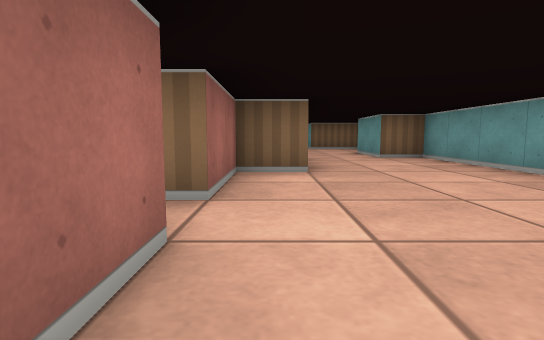
[1] (above)

24 first-person views from a walk through a cub3D maze. The camera is about half as high as the walls, tilts 6° down and sees 80° across. The floor is counted in squares. Each view is taken from the middle of a square. On the plan, view 1 faces up. The plan holds only what a view shows up to about 9 squares ahead; the rest is blank.

[2]
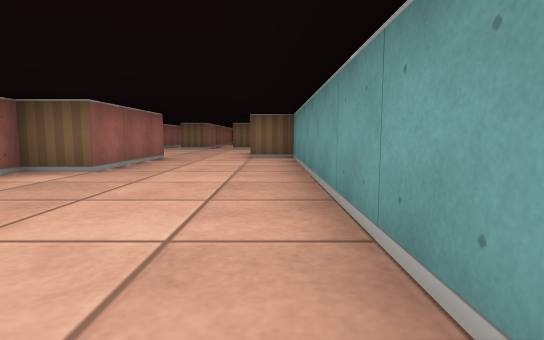

[3]
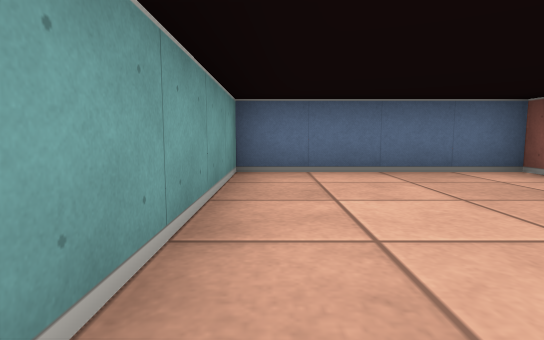

[4]
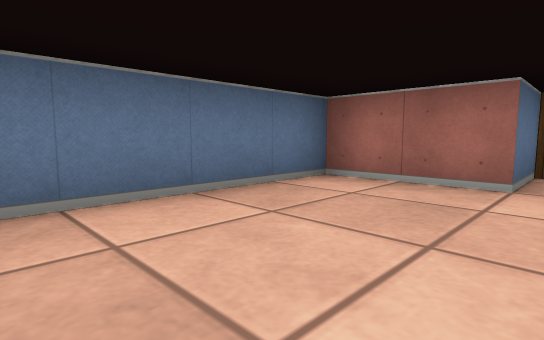

[5]
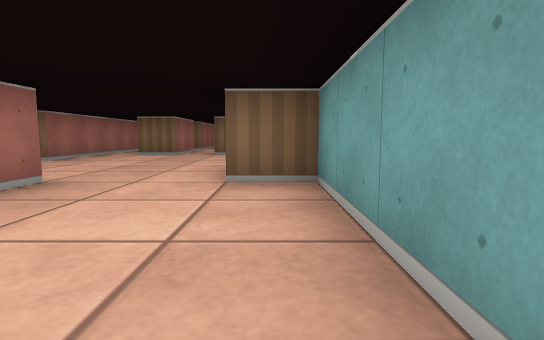

[6]
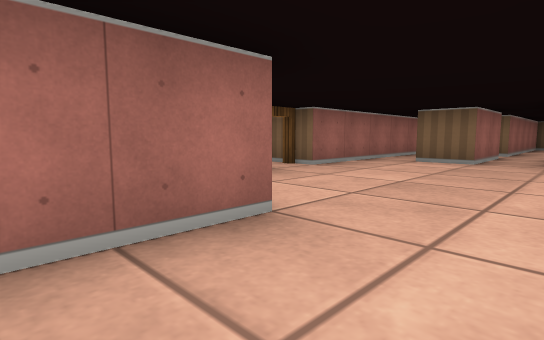

[7]
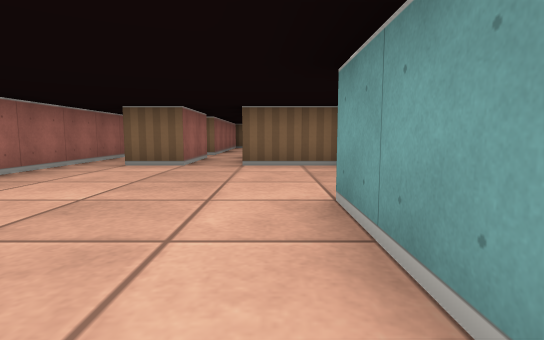

[8]
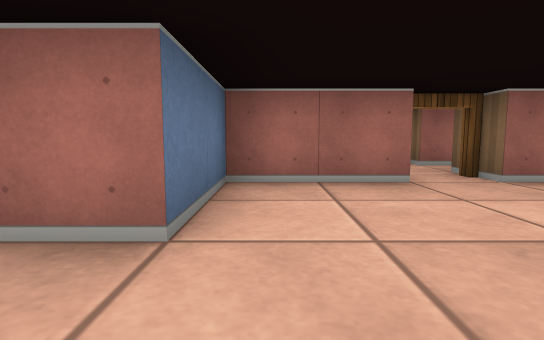

[9]
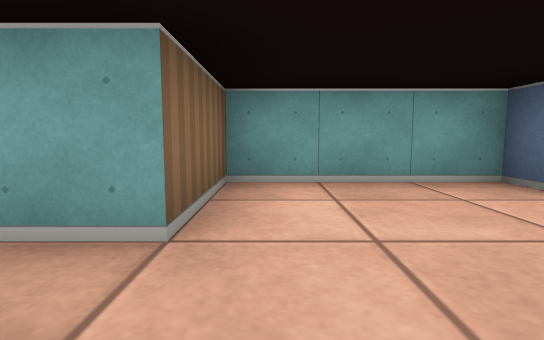

[10]
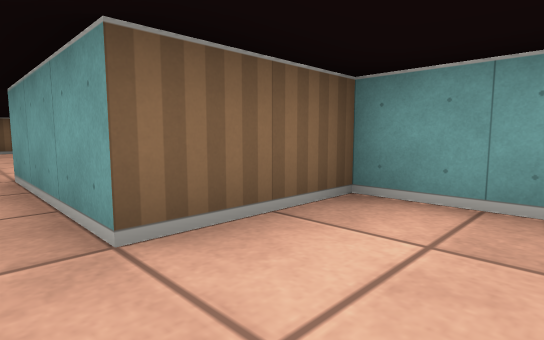

[11]
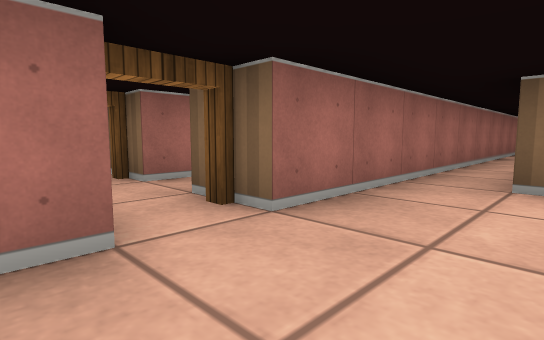

[12]
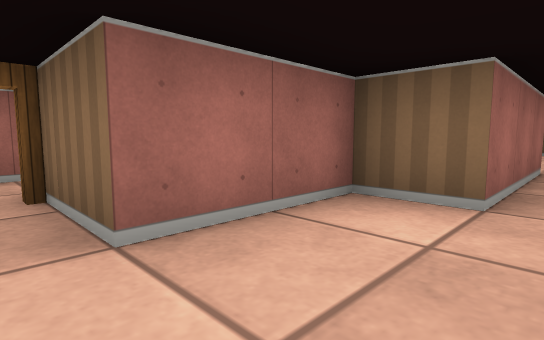

[13]
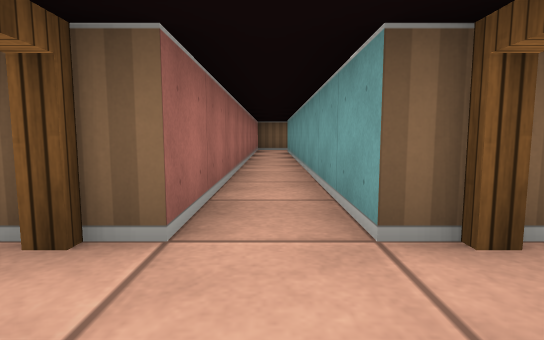

[14]
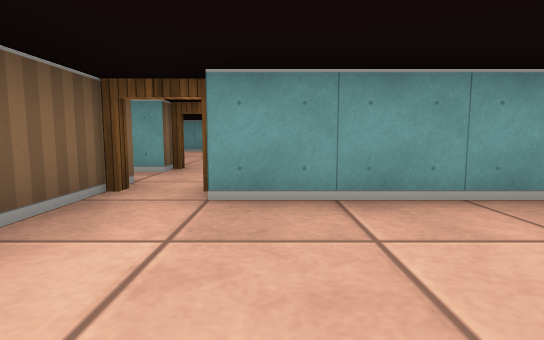

[15]
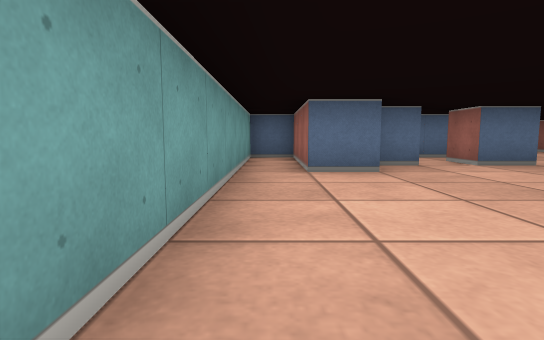

[16]
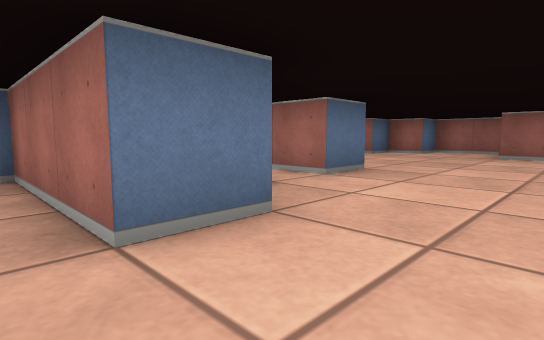

[17]
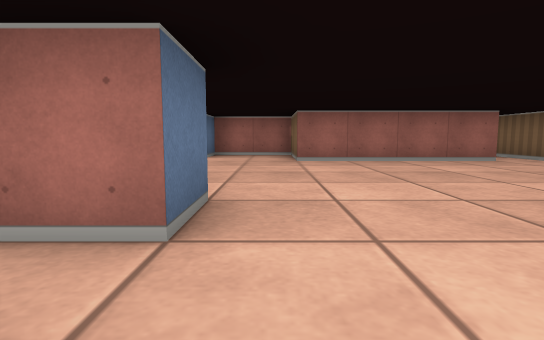

[18]
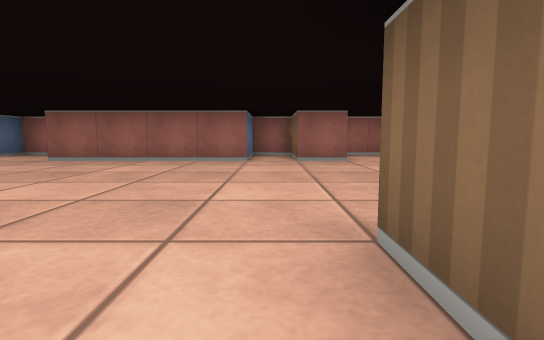

[19]
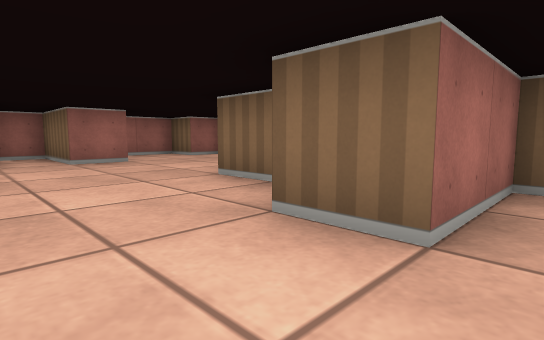

[20]
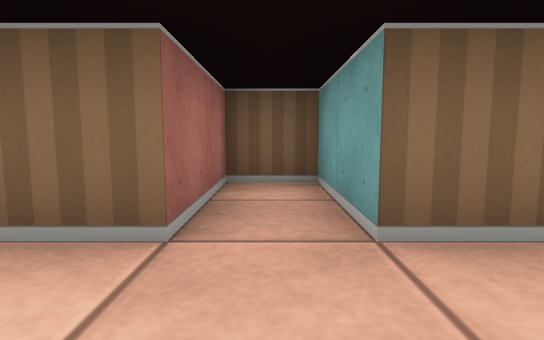

[21]
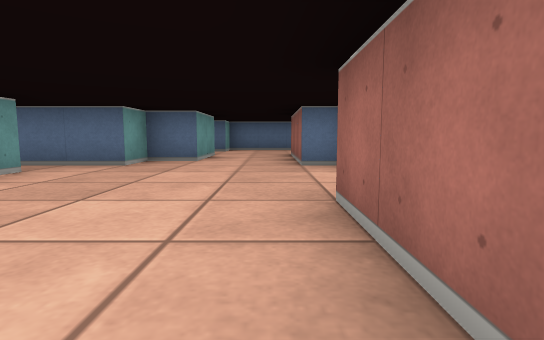

[22]
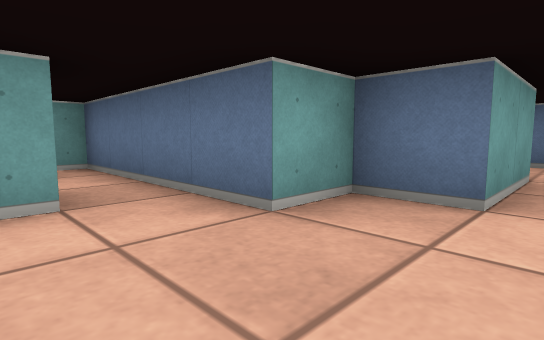

[23]
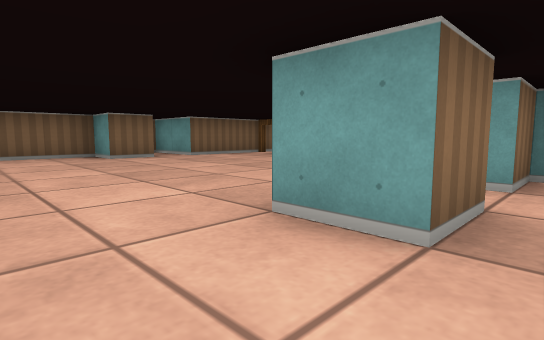

[24]
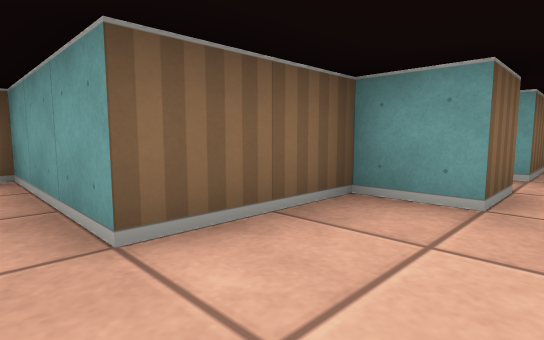

### Floor plan
Points are (right, up) in squares from view 1. A wall is a line through its corners. A room is listed if a view was taken in it or the views show most of it. See-through windows are left out.
Room 1 (views 1, 2, 3, 4, 5, 6, 7, 12)
walls: (-2, 1.5) (-0.5, 1.5) (-0.5, -0.5) (3.5, -0.5) (3.5, 7.5) (2.5, 7.5); (0.5, 7.5) (0.5, 4.5) (-0.5, 4.5) (-0.5, 2.5) (-2.1, 2.5)
ways out: opening at (1.5, 8) to room 2; open door at (-2, 2) to room 3
Room 2 (views 8, 9, 10, 11)
walls: (2.9, 9.5) (3.5, 9.5) (3.5, 12.5) (1.5, 12.5); (-1.5, 9.6) (-1.5, 7.5) (0.5, 7.5); (0.5, 12.5) (-0.5, 12.5); (2.5, 7.5) (2.5, 9.5); (-1.5, 14.5) (-1.5, 10.5)
ways out: opening at (1.5, 8) to room 1; open door at (-2, 10) to room 3; opening at (-1, 13.5); opening at (1, 13.5)
Room 3 (view 13)
walls: (-2.5, 10.5) (-2.5, 18); (-3.5, 17.8) (-3.5, 10.5)
ways out: open door at (-2, 2) to room 1; open door at (-2, 10) to room 2; open door at (-4, 10) to room 4; open door at (-2, 20)
Room 4 (views 14, 15, 16, 17, 18, 19, 20, 21, 22, 23, 24)
walls: (-9.5, 4.5) (-8.5, 4.5) (-8.5, 3.5) (-9.5, 3.5) (-9.5, 4.5); (-7.6, 4.5) (-6.8, 4.5); (-6.6, 5.5) (-5.5, 5.5) (-5.5, 2.5) (-4.5, 2.5) (-4.5, 9.5); (-13.5, 11.6) (-13.5, 10.5) (-15.5, 10.5) (-15.5, 9.5) (-13.5, 9.5) (-13.5, 5.5) (-15.5, 5.5) (-15.5, 3.5) (-14.5, 3.5); (-14.1, 2.5) (-13.5, 2.5) (-13.5, -0.5); (-3.5, 10.5) (-6.5, 10.5) (-6.5, 12.5) (-7.5, 12.5) (-7.5, 10.5) (-8.5, 10.5) (-8.5, 11.5) (-10.5, 11.5) (-10.5, 14.5); (-11.5, -0.5) (-11.5, 1.5) (-10.5, 1.5) (-10.5, 2.5) (-6.5, 2.5) (-6.5, 3.5) (-7.5, 3.5); (-14.5, 14.4) (-14.5, 13.5) (-15.5, 13.5) (-15.5, 11.9)
ways out: open door at (-4, 10) to room 3; opening at (-12.5, 0)

Positions as (right, up) in squares from view 1, and headings:
1: (0, 0), facing up
2: (3, 0), facing up
3: (3, 4), facing down
4: (3, 2), facing down-left
5: (3, 4), facing up
6: (2, 6), facing up-left
7: (2, 7), facing up
8: (2, 8), facing left
9: (0, 12), facing right
10: (1, 11), facing up-right
11: (0, 9), facing up-left
12: (1, 2), facing up-left
13: (-3, 9), facing up
14: (-7, 9), facing right
15: (-5, 10), facing down
16: (-5, 7), facing down-left
17: (-7, 5), facing left
18: (-7, 10), facing left
19: (-7, 9), facing up-left
20: (-7, 9), facing up
21: (-13, 8), facing down
22: (-12, 4), facing down-right
23: (-11, 3), facing up-right
24: (-11, 10), facing up-right
